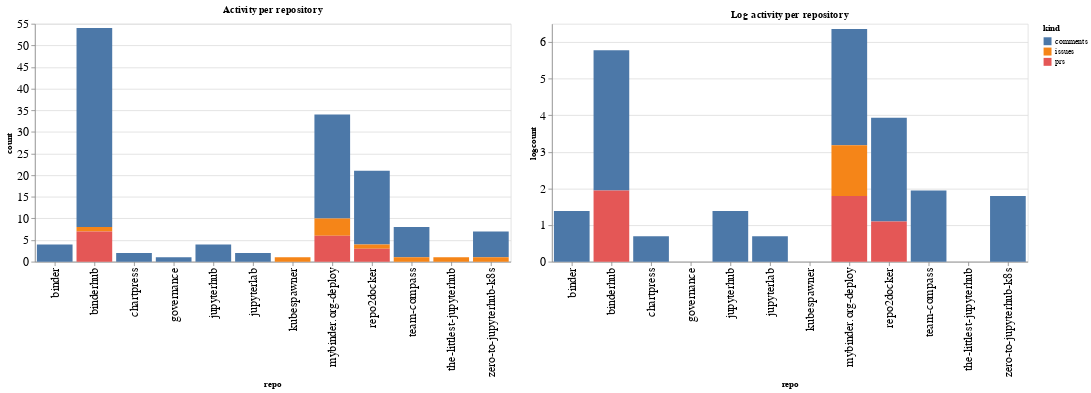

The notebook cell saved with this chart:
### Code cell
ch1 = alt.Chart(repo_summaries, width=600, title="Activity per repository").mark_bar().encode(
    x='repo',
    y='count',
    color='kind',
    tooltip="kind"
)

ch2 = alt.Chart(repo_summaries, width=600, title="Log activity per repository").mark_bar().encode(
    x='repo',
    y='logcount',
    color='kind',
    tooltip="kind"
)

ch1 | ch2

### Figure 1 — Vega-Lite specification as saved in the notebook (floating-point values rounded to 4 significant figures)
{"config": {"axisLeft": {"labelFontSize": 15}, "axisBottom": {"labelFontSize": 15}}, "hconcat": [{"mark": "bar", "encoding": {"color": {"type": "nominal", "field": "kind"}, "tooltip": {"type": "nominal", "field": "kind"}, "x": {"type": "nominal", "field": "repo"}, "y": {"type": "quantitative", "field": "count"}}, "title": "Activity per repository", "width": 600}, {"mark": "bar", "encoding": {"color": {"type": "nominal", "field": "kind"}, "tooltip": {"type": "nominal", "field": "kind"}, "x": {"type": "nominal", "field": "repo"}, "y": {"type": "quantitative", "field": "logcount"}}, "title": "Log activity per repository", "width": 600}], "data": {"name": "data-bdaa5483e6d4851e319624dc18693505"}, "$schema": "https://vega.github.io/schema/vega-lite/v4.8.1.json", "datasets": {"data-bdaa5483e6d4851e319624dc18693505": [{"repo": "binder", "kind": "comments", "count": 4, "logcount": 1.386}, {"repo": "binderhub", "kind": "comments", "count": 46, "logcount": 3.829}, {"repo": "binderhub", "kind": "issues", "count": 1, "logcount": 0.0}, {"repo": "binderhub", "kind": "prs", "count": 7, "logcount": 1.946}, {"repo": "chartpress", "kind": "comments", "count": 2, "logcount": 0.6931}, {"repo": "governance", "kind": "comments", "count": 1, "logcount": 0.0}, {"repo": "jupyterhub", "kind": "comments", "count": 4, "logcount": 1.386}, {"repo": "jupyterlab", "kind": "comments", "count": 2, "logcount": 0.6931}, {"repo": "kubespawner", "kind": "issues", "count": 1, "logcount": 0.0}, {"repo": "mybinder.org-deploy", "kind": "comments", "count": 24, "logcount": 3.178}, {"repo": "mybinder.org-deploy", "kind": "issues", "count": 4, "logcount": 1.386}, {"repo": "mybinder.org-deploy", "kind": "prs", "count": 6, "logcount": 1.792}, {"repo": "repo2docker", "kind": "comments", "count": 17, "logcount": 2.833}, {"repo": "repo2docker", "kind": "issues", "count": 1, "logcount": 0.0}, {"repo": "repo2docker", "kind": "prs", "count": 3, "logcount": 1.099}, {"repo": "team-compass", "kind": "comments", "count": 7, "logcount": 1.946}, {"repo": "team-compass", "kind": "issues", "count": 1, "logcount": 0.0}, {"repo": "the-littlest-jupyterhub", "kind": "issues", "count": 1, "logcount": 0.0}, {"repo": "zero-to-jupyterhub-k8s", "kind": "comments", "count": 6, "logcount": 1.792}, {"repo": "zero-to-jupyterhub-k8s", "kind": "issues", "count": 1, "logcount": 0.0}]}}
